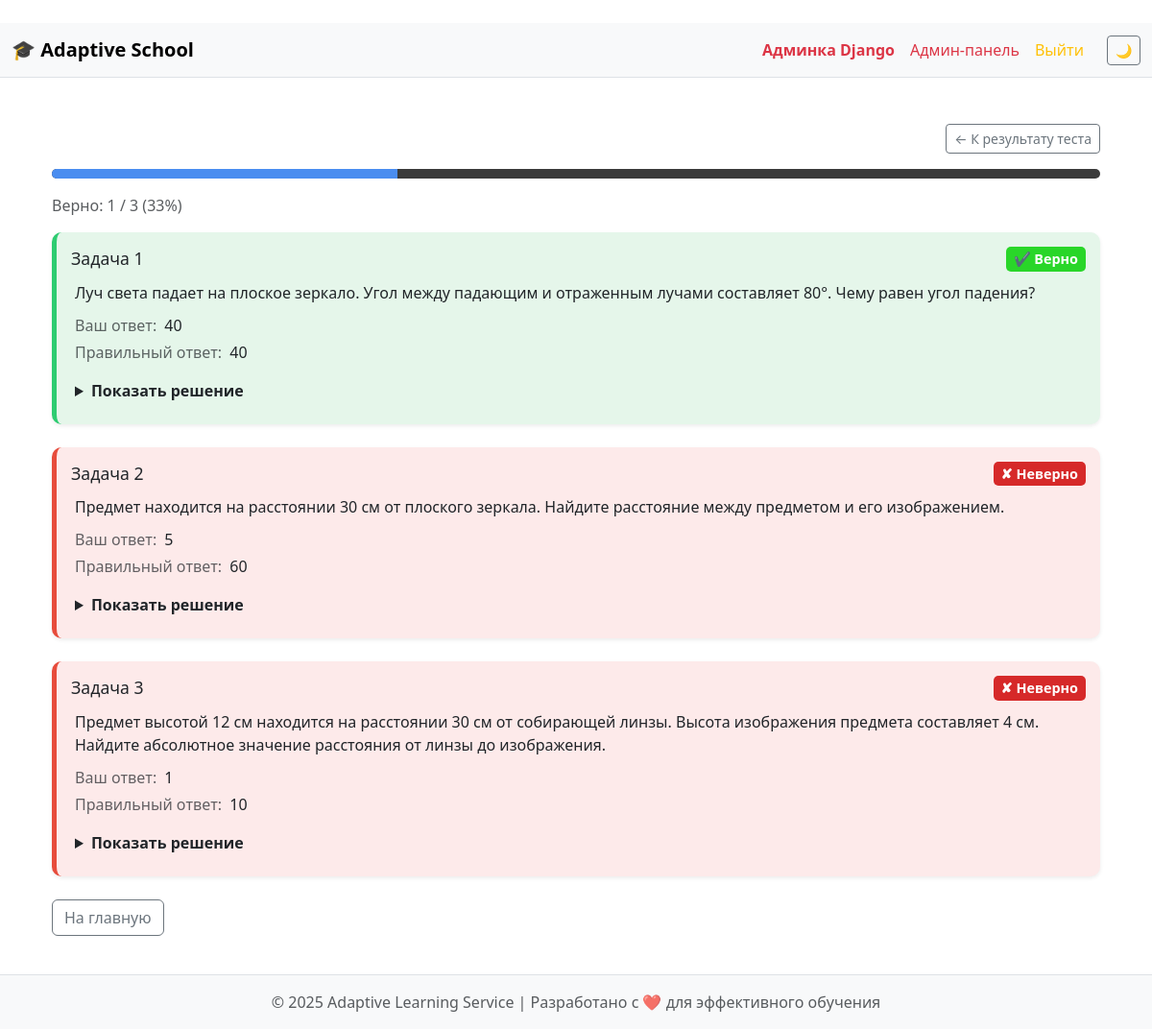
Screenshot of /homework/1/ (signed in) with the database file from the repository.
### school/models.py (models this page shows, shortened)
class HomeworkTask(models.Model):
    homework = models.ForeignKey(Homework, on_delete=models.CASCADE, related_name="tasks")
    order = models.PositiveIntegerField(default=1)
    text = models.TextField()  # условие
    solution = models.TextField()  # ход решения
    correct_answer = models.CharField(max_length=50)  # строго число (строкой)
    student_answer = models.CharField(max_length=50, blank=True)
    is_correct = models.BooleanField(null=True)
    class Meta:
        verbose_name = "Задача домашнего задания"
        verbose_name_plural = "Задачи домашних заданий"

### school/views.py (the view, shortened to what this page needs)
# urls.py: path("homework/<int:homework_id>/", views.homework_detail, name="homework_detail"),
@login_required
def homework_detail(request, homework_id):
    hw = get_object_or_404(
        Homework,
        id=homework_id,
        student__user=request.user
    )
    tasks = list(hw.tasks.order_by("order"))
    total = len(tasks)
    correct = len([t for t in tasks if t.is_correct])
    solved = len([t for t in tasks if t.is_correct is not False])
    percent = int((solved / total) * 100) if total else 0
    return render(request, "homework_detail.html", {
        "homework": hw,
        "tasks": tasks,
        "total": total,
        "correct": correct,
        "solved": solved,
        "percent": percent,
    })

### templates/homework_detail.html (shortened to what this page needs)
﻿{% extends "base.html" %}
{% block content %}
  <div class="container mt-4">
    <div class="d-flex justify-content-between align-items-center mb-3">
      {% if homework.is_checked %}
        <a href="{% url 'test_result_detail' homework.test_result.id %}"
           class="btn btn-outline-secondary btn-sm">
          ← К результату теста
        </a>
      {% endif %}
    </div>
    {% if homework.is_checked %}
      <div class="hw-progress mb-3">
        <div class="hw-progress-fill" style="width: {{ percent }}%;"></div>
      </div>
    {% endif %}
    {% if not homework.is_checked %}
      <p class="text-muted">Заданий: {{ total }}. Заполните поля и нажмите "Проверить".</p>
    {% else %}
      <p class="text-muted">Верно: {{ solved }} / {{ total }} ({{ percent }}%)</p>
    {% endif %}
    <form method="post">
      {% for t in tasks %}
        <div class="task-card mb-4
        {% if not homework.is_checked %}task-neutral
        {% elif t.is_correct %}task-correct
        {% else %}task-wrong{% endif %}
        shadow-sm">
          <div class="qc-header">
            <h5 class="qc-number">Задача {{ forloop.counter }}</h5>
            {% if homework.is_checked %}
              <span class="qc-status {% if t.is_correct %}qc-status-true{% else %}qc-status-false{% endif %}">
              {% if t.is_correct %}✔ Верно{% else %}✘ Неверно{% endif %}
            </span>
            {% endif %}
          </div>
          <div class="qc-body">
            <p class="qc-question">{{ t.text }}</p>
            {% if not homework.is_checked %}
              <input type="text"
                     class="form-control"
                     name="task_{{ t.id }}"
                     placeholder="Введите число"
                     required>
            {% else %}
              <p class="qc-field"><span>Ваш ответ:</span> {{ t.student_answer }}</p>
              <p class="qc-field"><span>Правильный ответ:</span> {{ t.correct_answer }}</p>
              <details class="mt-3">
                <summary class="mb-2"><b>Показать решение</b></summary>
              </details>
            {% endif %}
          </div>
        </div>
      {% endfor %}
      {% if not homework.is_checked %}
        <button class="btn btn-primary">Проверить ответы</button>
      {% else %}
        <a href="/" class="btn btn-outline-secondary">На главную</a>
      {% endif %}
    </form>
  </div>
{% endblock %}

### templates/base.html (style rules this page uses)
body { min-height: 100vh; display: flex; flex-direction: column; }
.qc-header { display: flex; justify-content: space-between; align-items: center; margin-bottom: 10px; }
.qc-number { margin: 0; font-size: 1.1rem; }
.qc-status { padding: 4px 10px; border-radius: 8px; font-size: 0.9rem; font-weight: 600; }
.qc-status-true { background: rgba(0, 200, 0, 0.25); color: #2ecc71; }
.qc-status-false { background: rgba(255, 0, 0, 0.25); color: #ff6b6b; }
.qc-body { padding-left: 4px; }
.qc-question { font-weight: 600; margin-bottom: 10px; }
.qc-field { margin-bottom: 4px; }
.qc-field > span { font-weight: 500; opacity: 0.8; }
.qc-header { display: flex; justify-content: space-between; align-items: center; }
.qc-status-true { background: #29d629; color: #fff; padding: 2px 8px; border-radius: 5px; }
.qc-status-false { background: #d62929; color: #fff; padding: 2px 8px; border-radius: 5px; }
.qc-body { margin-top: 10px; }
.qc-number { margin: 0; }
.qc-question { font-weight: 500; }
.qc-field span { opacity: .7; margin-right: 4px; }
.task-card { padding: 15px; border-radius: 10px; margin-bottom: 18px; }
.task-correct { background: #102f10; border-left: 5px solid #29d629; animation: fadeIn 0.4s ease; }
.task-wrong { background: #3a1111; border-left: 5px solid #d62929; animation: fadeIn 0.4s ease; }
[data-bs-theme="light"] .task-correct { background: #e5f6ea; border-left: 5px solid #2ecc71; }
[data-bs-theme="light"] .task-wrong { background: #fdeaea; border-left: 5px solid #e74c3c; }
.hw-progress { height: 12px; border-radius: 8px; overflow: hidden; background: #ddd; margin-bottom: 12px; }
.hw-progress-fill { height: 100%; transition: width 0.4s ease; background: #4a8df0; }
.hw-progress { height: 10px; border-radius: 6px; background: #3b3b3b; margin: 10px 0; overflow: hidden; }

### rows the page displays
HomeworkTask: is_correct "✔ Верно", text "Луч света падает на плоское зеркало. Угол между падающим и отраженным лучами составляет 80°. Чему равен угол падения?", student_answer "40", correct_answer "40"
HomeworkTask: is_correct "✘ Неверно", text "Предмет находится на расстоянии 30 см от плоского зеркала. Найдите расстояние между предметом и его изображением.", student_answer "5", correct_answer "60"
HomeworkTask: is_correct "✘ Неверно", text "Предмет высотой 12 см находится на расстоянии 30 см от собирающей линзы. Высота изображения предмета составляет 4 см. Найдите абсолютное значение расстояния от линзы до изображения.", student_answer "1", correct_answer "10"

### other values shown
{{ solved }} "1"
{{ total }} "3"
{{ percent }} "33"
